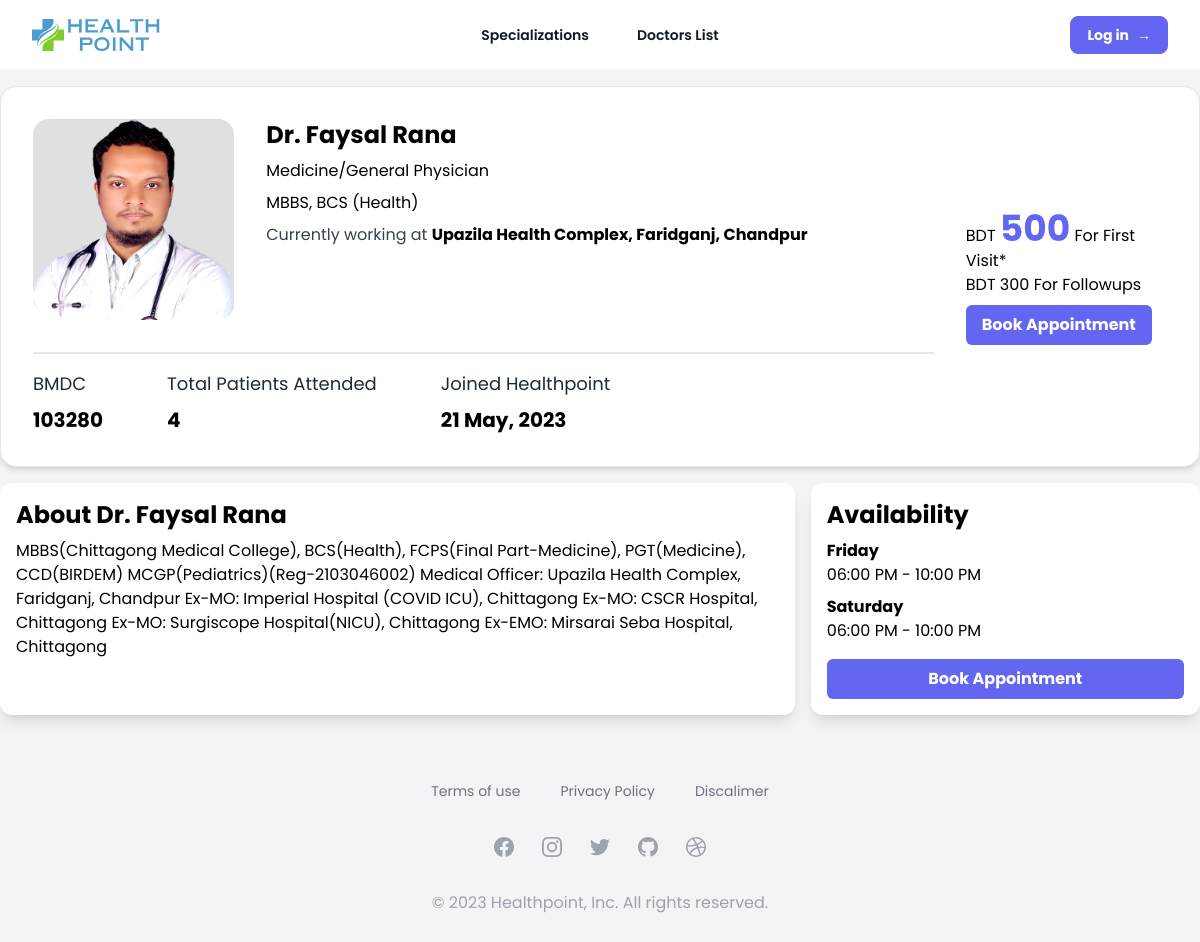
Page /doctors/1 on the committed database.
### core/models.py (models this page shows, shortened)
class Doctor(models.Model):
    user = models.OneToOneField(User, on_delete=models.CASCADE, null=True)
    name = models.CharField(max_length=100)
    workplace = models.CharField(max_length=100, default="N/A")
    degree = models.CharField(max_length=100, null=True, blank=True)
    speciality = models.ForeignKey(Speciality, on_delete=models.SET_NULL, null=True)
    bmdc = models.IntegerField()
    phone = models.CharField(max_length=100)
    address = models.CharField(max_length=100)
    image = models.ImageField(upload_to='images/doctors/', null=True, blank=True)
    schedules = models.ManyToManyField(Schedules)
    consultation = models.IntegerField()
    followup = models.IntegerField()
    percentage = models.IntegerField()
    bio = models.TextField(null=True, blank=True)

class Speciality(models.Model):
    name = models.CharField(max_length=100)
    slug = models.SlugField(max_length=100, null=True, blank=True, unique=True)
    icon = models.ImageField(upload_to='images/specialty/')

class Schedules(models.Model):
    DAYS = (
        ('Saturday', 'Saturday'),
        ('Sunday', 'Sunday'),
        ('Monday', 'Monday'),
        ('Tuesday', 'Tuesday'),
        ('Wednesday', 'Wednesday'),
        ('Thursday', 'Thursday'),
        ('Friday','Friday'),
    )
    day = models.CharField(max_length=100, choices=DAYS, null=True)
    start_time = models.TimeField()
    end_time = models.TimeField()

### core/views.py (the view)
# urls.py: path('doctors/<int:pk>', views.doctor, name='doctor'),
def doctor(request, pk):
    data = {}
    data['doctor'] = Doctor.objects.get(pk=pk)
    data['patient_count'] = Prescription.objects.filter(doctor=data['doctor']).count()
    data['schedules'] = data['doctor'].schedules.all()
    return render(request, 'landing/doctors/doctor-profile.html', data)

### templates/landing/doctors/doctor-profile.html (shortened to what this page needs)
{% extends '../base.html' %} {% block content %}
<div class="lg:w-7xl max-w-7xl lg:mx-auto mx-2 md:mx-4 min-mx-2">
    <div
        class="w-full bg-white shadow-md rounded-2xl grid md:grid-cols-3 lg:grid-cols-5 gap-8 p-8 border"
    >
        <div>
            <img class="rounded-2xl" src="/media/{{doctor.image}}" alt="" />
        </div>
        <div class="md:col-span-2 lg:col-span-3">
            <h1 class="text-2xl font-bold">{{doctor.name}}</h1>
            <p class="mt-2">{{doctor.speciality.name}}</p>
            <p class="mt-2">{{doctor.degree}}</p>
            <p class="mt-2">
                <span class="text-gray-700">Currently working at </span
                ><span class="font-bold">{{doctor.workplace}}</span>
            </p>
        </div>
        <div class="lg:row-span-2 flex flex-col items-start justify-center">
            <p>
                BDT
                <span class="text-indigo-500 font-bold text-4xl"
                    >{{doctor.consultation}}</span
                >
                For First Visit*
            </p>
            <p>BDT <span>{{doctor.followup}}</span> For Followups</p>
            <a
                href="{% url 'book-appointment' doctor.id %}"
                class="mt-2 px-4 py-2 bg-indigo-500 text-white font-bold hover:bg-indigo-600 rounded-md"
            >
                Book Appointment
            </a>
        </div>
        <div
            class="md:col-span-2 lg:col-span-4 flex flex-col md:flex-row lg:gap-16 lg:items-center justify-start border-t-2 pt-4"
        >
            <div class="mt-4 lg:mt-0">
                <p class="text-lg text-gray-800">BMDC</p>
                <p class="text-xl font-bold lg:mt-2">{{doctor.bmdc}}</p>
            </div>
            <div class="mt-4 lg:mt-0">
                <p class="text-lg text-gray-800">Total Patients Attended</p>
                <p class="text-xl font-bold lg:mt-2">{{patient_count}}</p>
            </div>
            <div class="mt-4 lg:mt-0">
                <p class="text-lg text-gray-800">Joined Healthpoint</p>
                <p class="text-xl font-bold lg:mt-2">
                    {{doctor.user.date_joined | date:"d M, Y"}}
                </p>
            </div>
        </div>
    </div>
    <div class="mt-4 grid grid-cols-3 gap-4">
        <div class="bg-white shadow-lg rounded-xl col-span-2 p-4">
            <h1 class="text-2xl font-bold">About {{doctor.name}}</h1>
            <p class="mt-2">{{doctor.bio}}</p>
        </div>
        <div class="bg-white shadow-lg rounded-xl p-4 flex flex-col">
            <h1 class="text-2xl font-bold">Availability</h1>
            {% for schedule in schedules %}
            <div class="mt-2">
                <p class="font-bold">{{schedule.day}}</p>
                <p class="">
                    {{schedule.start_time | date:"h:i A"}} - {{schedule.end_time| date:"h:i A"}}
                </p>
            </div>
            {% endfor %}
            <a
                href="{% url 'book-appointment' doctor.id %}"
                class="text-center mt-4 px-4 py-2 bg-indigo-500 text-white font-bold hover:bg-indigo-600 rounded-md"
            >
                Book Appointment
            </a>
        </div>
    </div>
</div>
{% endblock %}

### rows in the picture
Doctor: image (picture), name "Dr. Faysal Rana", speciality.name "Medicine/General Physician", degree "MBBS, BCS (Health)", workplace "Upazila Health Complex, Faridganj, Chandpur", consultation "500", followup "300", bmdc "103280", user.date_joined "21 May, 2023", bio "MBBS(Chittagong Medical College), BCS(Health), FCPS(Final Part-Medicine), PGT(Medicine), CCD(BIRDEM) MCGP(Pediatrics)(Reg-2103046002) Medical Officer: Upazila Health Complex, Faridganj, Chandpur Ex-MO: Imperial Hospital (COVID ICU), Chittagong Ex-MO: CSCR Hospital, Chittagong Ex-MO: Surgiscope Hospital(NICU), Chittagong Ex-EMO: Mirsarai Seba Hospital, Chittagong"
Schedules: day "Friday", start_time "06:00 PM", end_time "10:00 PM"
Schedules: day "Saturday", start_time "06:00 PM", end_time "10:00 PM"

### other values in the picture
{{ patient_count }} "4"
